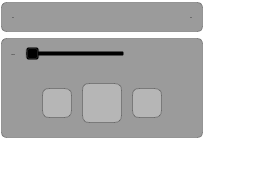
                     <widget class="QFrame" name="frame">
                      <property name="minimumSize">
                       <size>
                        <width>0</width>
                        <height>171</height>
                       </size>
                      </property>
                      <property name="styleSheet">
                       <string notr="true">background-color:rgba(255,255,255,0);</string>
                      </property>
                      <property name="frameShape">
                       <enum>QFrame::StyledPanel</enum>
                      </property>
                      <property name="frameShadow">
                       <enum>QFrame::Raised</enum>
                      </property>
                      <layout class="QVBoxLayout" name="verticalLayout_9">
                       <property name="spacing">
                        <number>5</number>
                       </property>
                       <property name="leftMargin">
                        <number>0</number>
                       </property>
                       <property name="topMargin">
                        <number>0</number>
                       </property>
                       <property name="rightMargin">
                        <number>50</number>
                       </property>
                       <property name="bottomMargin">
                        <number>30</number>
                       </property>
                       <item>
                        <widget class="QFrame" name="progress_frame_3">
                         <property name="minimumSize">
                          <size>
                           <width>0</width>
                           <height>0</height>
                          </size>
                         </property>
                         <property name="maximumSize">
                          <size>
                           <width>16777215</width>
                           <height>30</height>
                          </size>
                         </property>
                         <property name="styleSheet">
                          <string notr="true">background-color: rgba(0, 0, 0,100);
border-radius:5px;
border: 1px solid rgba(0, 0, 0,70);</string>
                         </property>
                         <property name="frameShape">
                          <enum>QFrame::StyledPanel</enum>
                         </property>
                         <property name="frameShadow">
                          <enum>QFrame::Raised</enum>
                         </property>
                         <layout class="QHBoxLayout" name="horizontalLayout_12">
                          <property name="spacing">
                           <number>10</number>
                          </property>
                          <property name="leftMargin">
                           <number>10</number>
                          </property>
                          <property name="topMargin">
                           <number>0</number>
                          </property>
                          <property name="rightMargin">
                           <number>10</number>
                          </property>
                          <property name="bottomMargin">
                           <number>0</number>
                          </property>
                          <item>
                           <widget class="QLabel" name="clok_start">
                            <property name="font">
                             <font>
                              <family>Bahnschrift Light SemiCondensed</family>
                              <pointsize>-1</pointsize>
                             </font>
                            </property>
                            <property name="styleSheet">
                             <string notr="true">background-color:rgba(255,255,255,0);

border:none;
border-radius:0px;</string>
                            </property>
                            <property name="text">
                             <string>0:00</string>
                            </property>
                           </widget>
                          </item>
                          <item>
                           <widget class="QProgressBar" name="progress_music">
                            <property name="maximumSize">
                             <size>
                              <width>16777215</width>
                              <height>7</height>
                             </size>
                            </property>
                            <property name="cursor">
                             <cursorShape>PointingHandCursor</cursorShape>
                            </property>
                            <property name="styleSheet">
                             <string notr="true">QProgressBar
{
    background: green;
    color: black;
    border-style: outset;
	border:none;
background-color:rgba(255,255,255,0);

    border-radius: 2px;

}
QProgressBar::chunk
{
     border-radius: 3px;
	background-color: rgb(92, 155, 179);
	border-top-left-radius:7px;
	 border-bottom-left-radius:7px;

}</string>
                            </property>
                            <property name="value">
                             <number>0</number>
                            </property>
                            <property name="textVisible">
                             <bool>false</bool>
                            </property>
                           </widget>
                          </item>
                          <item>
                           <widget class="QLabel" name="clok_resta_">
                            <property name="font">
                             <font>
                              <family>Bahnschrift Light SemiCondensed</family>
                              <pointsize>-1</pointsize>
                             </font>
                            </property>
                            <property name="styleSheet">
                             <string notr="true">background-color:rgba(255,255,255,0);

border:none;
border-radius:0px;</string>
                            </property>
                            <property name="text">
                             <string>0:00</string>
                            </property>
                           </widget>
                          </item>
                         </layout>
                        </widget>
                       </item>
                       <item>
                        <widget class="QFrame" name="group_options_player">
                         <property name="minimumSize">
                          <size>
                           <width>0</width>
                           <height>100</height>
                          </size>
                         </property>
                         <property name="maximumSize">
                          <size>
                           <width>16777215</width>
                           <height>100</height>
                          </size>
                         </property>
                         <property name="styleSheet">
                          <string notr="true">background-color: rgba(0, 0, 0,100);
border-radius:5px;
border: 1px solid rgba(0, 0, 0,70);</string>
                         </property>
                         <property name="frameShape">
                          <enum>QFrame::StyledPanel</enum>
                         </property>
                         <property name="frameShadow">
                          <enum>QFrame::Raised</enum>
                         </property>
                         <layout class="QVBoxLayout" name="verticalLayout_4">
                          <property name="spacing">
                           <number>0</number>
                          </property>
                          <property name="leftMargin">
                           <number>0</number>
                          </property>
                          <property name="topMargin">
                           <number>0</number>
                          </property>
                          <property name="rightMargin">
                           <number>0</number>
                          </property>
                          <property name="bottomMargin">
                           <number>0</number>
                          </property>
                          <item>
                           <widget class="QFrame" name="text_and_vol">
                            <property name="minimumSize">
                             <size>
                              <width>0</width>
                              <height>0</height>
                             </size>
                            </property>
                            <property name="maximumSize">
                             <size>
                              <width>16777215</width>
                              <height>30</height>
                             </size>
                            </property>
                            <property name="styleSheet">
                             <string notr="true">background:transparent;
border-radius:5px;
border: none;</string>
                            </property>
                            <property name="frameShape">
                             <enum>QFrame::StyledPanel</enum>
                            </property>
                            <property name="frameShadow">
                             <enum>QFrame::Raised</enum>
                            </property>
                            <layout class="QHBoxLayout" name="horizontalLayout_13">
                             <property name="spacing">
                              <number>10</number>
                             </property>
                             <property name="topMargin">
                              <number>0</number>
                             </property>
                             <property name="bottomMargin">
                              <number>0</number>
                             </property>
                             <item>
                              <widget class="QLabel" name="label_4">
                               <property name="font">
                                <font>
                                 <family>Bahnschrift Light SemiCondensed</family>
                                 <pointsize>-1</pointsize>
                                </font>
                               </property>
                               <property name="styleSheet">
                                <string notr="true">background-color:rgba(255,255,255,0);
border-left:0px;
border-top:0px;
border-right:0px;

border-radius:0px;</string>
                               </property>
                               <property name="text">
                                <string>Volume</string>
                               </property>
                               <property name="alignment">
                                <set>Qt::AlignCenter</set>
                               </property>
                              </widget>
                             </item>
                             <item>
                              <widget class="QSlider" name="control_vol">
                               <property name="minimumSize">
                                <size>
                                 <width>100</width>
                                 <height>0</height>
                                </size>
                               </property>
                               <property name="maximumSize">
                                <size>
                                 <width>100</width>
                                 <height>16777215</height>
                                </size>
                               </property>
                               <property name="orientation">
                                <enum>Qt::Horizontal</enum>
                               </property>
                              </widget>
                             </item>
                             <item>
                              <widget class="QLabel" name="set_titulo">
                               <property name="minimumSize">
                                <size>
                                 <width>0</width>
                                 <height>0</height>
                                </size>
                               </property>
                               <property name="styleSheet">
                                <string notr="true"/>
                               </property>
                               <property name="text">
                                <string/>
                               </property>
                               <property name="alignment">
                                <set>Qt::AlignCenter</set>
                               </property>
                              </widget>
                             </item>
                             <item>
                              <spacer name="horizontalSpacer_5">
                               <property name="orientation">
                                <enum>Qt::Horizontal</enum>
                               </property>
                               <property name="sizeType">
                                <enum>QSizePolicy::MinimumExpanding</enum>
                               </property>
                               <property name="sizeHint" stdset="0">
                                <size>
                                 <width>40</width>
                                 <height>20</height>
                                </size>
                               </property>
                              </spacer>
                             </item>
                            </layout>
                           </widget>
                          </item>
                          <item>
                           <widget class="QFrame" name="control">
                            <property name="minimumSize">
                             <size>
                              <width>0</width>
                              <height>0</height>
                             </size>
                            </property>
                            <property name="styleSheet">
                             <string notr="true">background:transparent;
border: none;</string>
                            </property>
                            <property name="frameShape">
                             <enum>QFrame::StyledPanel</enum>
                            </property>
                            <property name="frameShadow">
                             <enum>QFrame::Raised</enum>
                            </property>
                            <layout class="QHBoxLayout" name="horizontalLayout_8">
                             <property name="spacing">
                              <number>10</number>
                             </property>
                             <property name="leftMargin">
                              <number>0</number>
                             </property>
                             <property name="topMargin">
                              <number>0</number>
                             </property>
                             <property name="rightMargin">
                              <number>0</number>
                             </property>
                             <property name="bottomMargin">
                              <number>0</number>
                             </property>
                             <item>
                              <spacer name="horizontalSpacer_3">
                               <property name="orientation">
                                <enum>Qt::Horizontal</enum>
                               </property>
                               <property name="sizeHint" stdset="0">
                                <size>
                                 <width>40</width>
                                 <height>20</height>
                                </size>
                               </property>
                              </spacer>
                             </item>
                             <item>
                              <widget class="QPushButton" name="play_music">
                               <property name="minimumSize">
                                <size>
                                 <width>30</width>
                                 <height>30</height>
                                </size>
                               </property>
                               <property name="font">
                                <font>
                                 <family>Bahnschrift Light SemiCondensed</family>
                                 <pointsize>-1</pointsize>
                                </font>
                               </property>
                               <property name="styleSheet">
                                <string notr="true">

QPushButton{
	

	border-radius:10px;

	border: 1px solid rgba(0, 0, 0,70);
background-color:rgba(255,255,255,70);


border-radius:7px;
}

QPushButton:hover{
	
	
background-color:rgba(255,255,255,90);
}

QPushButton:pressed{
	
	
background-color:rgba(255,255,255,120);

}</string>
                               </property>
                               <property name="text">
                                <string/>
                               </property>
                               <property name="icon">
                                <iconset resource="src/qrc.qrc">
                                 <normaloff>:/btn/image/play.png</normaloff>:/btn/image/play.png</iconset>
                               </property>
                              </widget>
                             </item>
                             <item>
                              <widget class="QPushButton" name="pause_music">
                               <property name="minimumSize">
                                <size>
                                 <width>40</width>
                                 <height>40</height>
                                </size>
                               </property>
                               <property name="font">
                                <font>
                                 <family>Bahnschrift Light SemiCondensed</family>
                                 <pointsize>-1</pointsize>
                                </font>
                               </property>
                               <property name="styleSheet">
                                <string notr="true">

QPushButton{
	

	border-radius:10px;

	border: 1px solid rgba(0, 0, 0,70);
background-color:rgba(255,255,255,70);


border-radius:7px;
}

QPushButton:hover{
	
	
background-color:rgba(255,255,255,90);
}

QPushButton:pressed{
	
	
background-color:rgba(255,255,255,120);

}</string>
                               </property>
                               <property name="text">
                                <string/>
                               </property>
                               <property name="icon">
                                <iconset resource="src/qrc.qrc">
                                 <normaloff>:/btn/image/pause.png</normaloff>:/btn/image/pause.png</iconset>
                               </property>
                              </widget>
                             </item>
                             <item>
                              <widget class="QPushButton" name="stop_music">
                               <property name="minimumSize">
                                <size>
                                 <width>30</width>
                                 <height>30</height>
                                </size>
                               </property>
                               <property name="font">
                                <font>
                                 <family>Bahnschrift Light SemiCondensed</family>
                                 <pointsize>-1</pointsize>
                                </font>
                               </property>
                               <property name="styleSheet">
                                <string notr="true">

QPushButton{
	

	border-radius:10px;

	border: 1px solid rgba(0, 0, 0,70);
background-color:rgba(255,255,255,70);


border-radius:7px;
}

QPushButton:hover{
	
	
background-color:rgba(255,255,255,90);
}

QPushButton:pressed{
	
	
background-color:rgba(255,255,255,120);

}</string>
                               </property>
                               <property name="text">
                                <string/>
                               </property>
                               <property name="icon">
                                <iconset resource="src/qrc.qrc">
                                 <normaloff>:/btn/image/stop.png</normaloff>:/btn/image/stop.png</iconset>
                               </property>
                              </widget>
                             </item>
                             <item>
                              <spacer name="horizontalSpacer_4">
                               <property name="orientation">
                                <enum>Qt::Horizontal</enum>
                               </property>
                               <property name="sizeHint" stdset="0">
                                <size>
                                 <width>40</width>
                                 <height>20</height>
                                </size>
                               </property>
                              </spacer>
                             </item>
                            </layout>
                           </widget>
                          </item>
                         </layout>
                        </widget>
                       </item>
                      </layout>
                     </widget>
